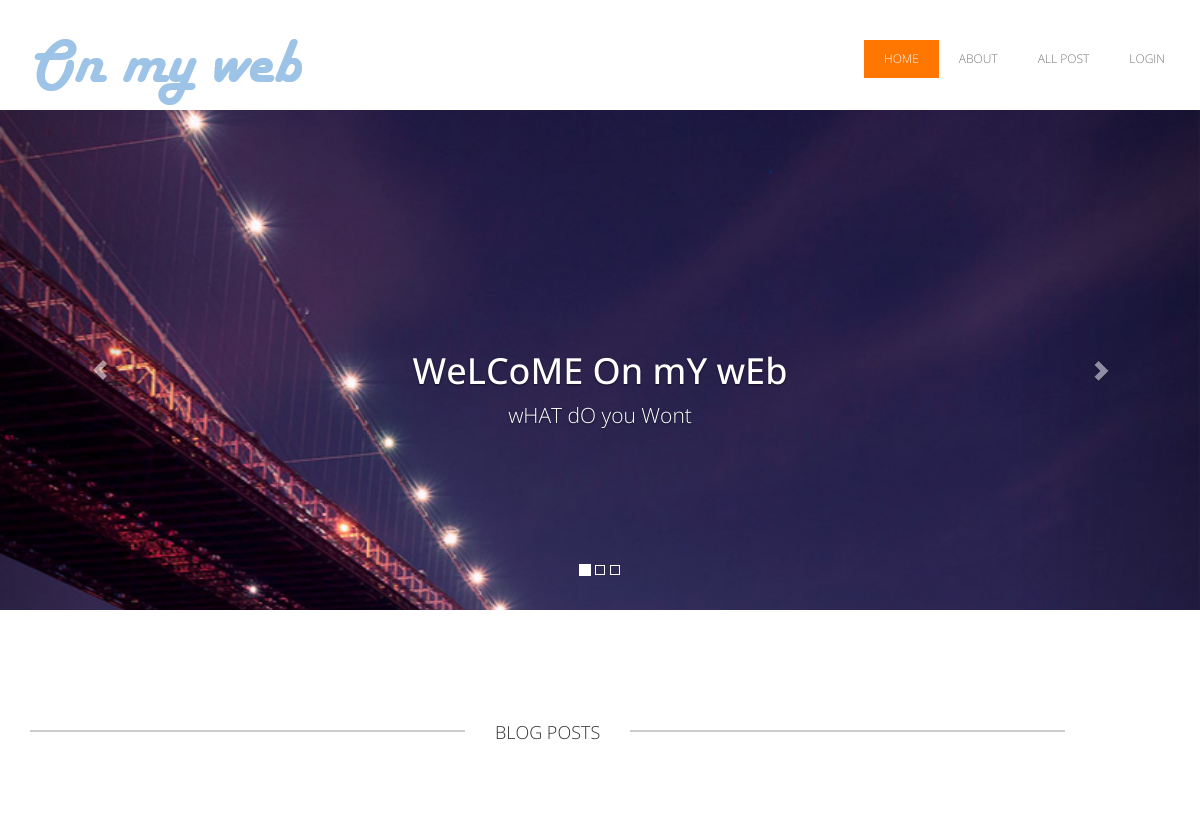
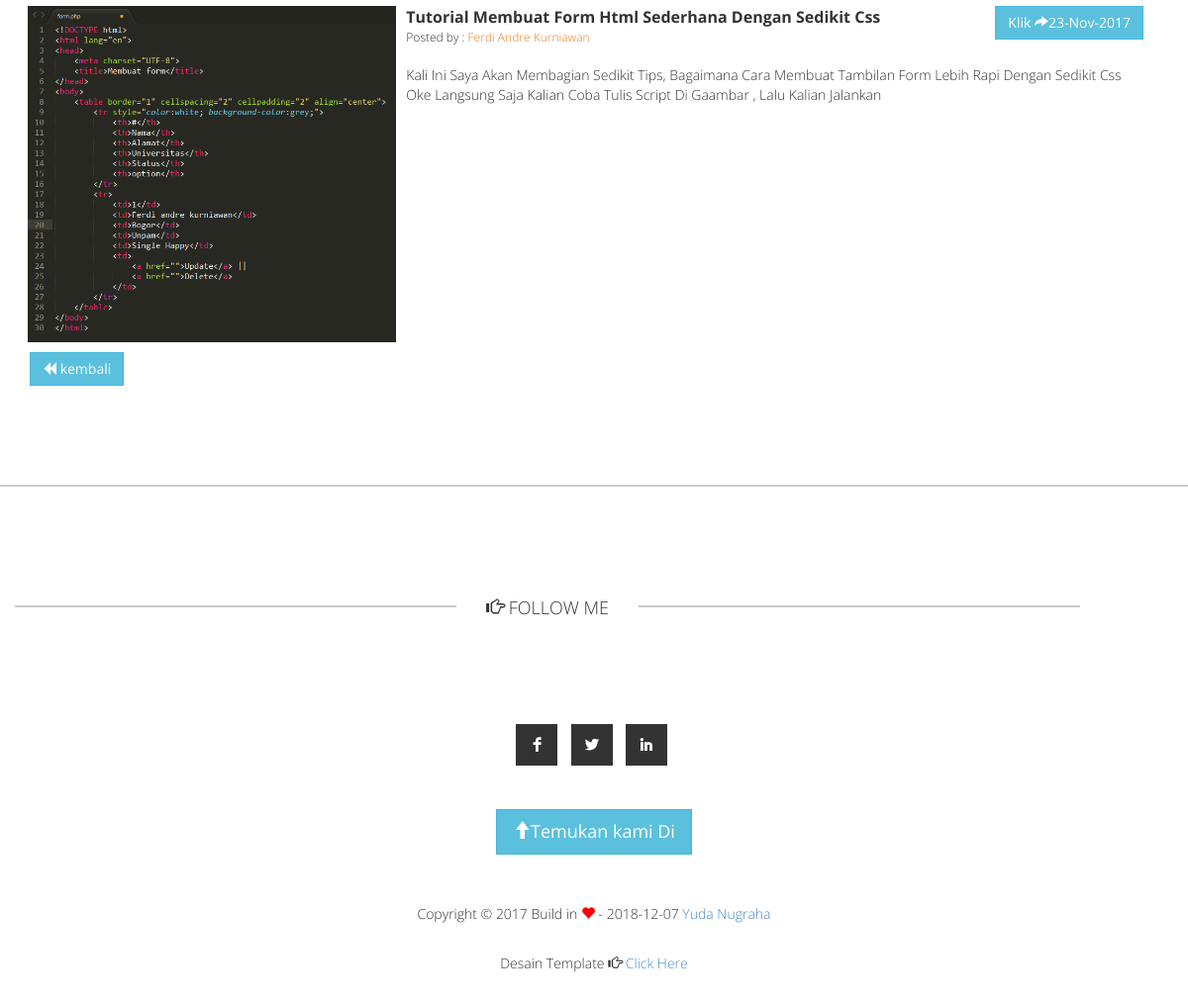
Screenshot of /blog/per_kategori/1 with the database file from the repository (2 pictures, top to bottom).
### tables this page shows
CREATE TABLE `t_artikel` (
  `id_artikel` int(11) NOT NULL,
  `judul` varchar(255) NOT NULL,
  `penulis` varchar(255) NOT NULL,
  `gambar` varchar(255) NOT NULL,
  `status` tinyint(1) NOT NULL,
  `tanggal` date NOT NULL,
  `isi` text NOT NULL,
  `kode_kategori` int(11) NOT NULL
);

### application/libraries/Template.php (called while the page is built, shortened)
<?php
class Template {
	function __construct()
	{
		$this->ci=&get_instance();
	}
	public function blog($template = null, $data = null)
	{
		$data['content']	= $this->ci->load->view($template,$data,TRUE);
		$this->ci->load->view('Home',$data);
	}
}

### application/controllers/blog.php (called while the page is built, shortened)
<?php
class Blog extends CI_Controller {
	public function per_kategori()
	{
		$id 	= $this->uri->segment(3);
		$data 	= $this->m_blog->get_where('kategori',array('kode_kategori'=>$id));
		if($data->num_rows()>0)
		{
			$data = array(
				'data'=> $this->m_blog->get_where('t_artikel',array('kode_kategori'=>$id)),
			);
			$this->template->blog('readmore',$data);
		}else{
			show_404();
		}
	}
}

### index.php (called while the page is built, shortened)
<?php
require_once BASEPATH.'core/CodeIgniter.php';

### application/models/m_blog.php (called while the page is built, shortened)
<?php
class M_blog extends CI_Model {
	public function get_where($table = null, $where = null)
	{
		$this->db->from($table);
		$this->db->where($where);
		return $this->db->get();
	}
}

### application/views/readmore.php (the view, shortened to what this page needs)
<div id="templatemo-blog">
            <div class="container">
                <div class="row">
                    <div class="templatemo-line-header" style="margin-top: 0px;" >
                        <div class="text-center">
                            <hr class="team_hr team_hr_left hr_gray"/><span class="span_blog txt_darkgrey">BLOG POSTS</span>
                            <hr class="team_hr team_hr_right hr_gray" />
                        </div>
                    </div>
                    <br class="clearfix"/>
                </div>
                <?php foreach($data->result() as $key):?>
                <div class="blog_box">
                    <div class=" col-md-12 blog_post">
                        <ul class="list-inline">
                            <li class="col-md-4">
                                <a href="#">
                                    <img class="img-responsive" src="<?php echo base_url();?>gambar/<?php echo $key->gambar;?>" alt="yuda" />
                                </a>
                            </li>
                            <li  class="col-md-8">
                                <div class="pull-left">
                                    <span class="blog_header"><?php echo $key->judul;?></span><br/>
                                    <span>Posted by : <a class="link_orange" href="<?php echo base_url();?>blog/read/<?php echo $key->id_artikel;?>"><span class="txt_orange"><?php echo $key->penulis;?></span></a></span>
                                </div>
                                <div class="pull-right">
                                    <a class="btn btn-info" href="<?php echo base_url();?>blog/read/<?php echo $key->id_artikel;?>" role="button">Klik <i class="glyphicon glyphicon-share-alt"></i><?php echo date('d-M-Y',strtotime($key->tanggal));?></a>
                                </div>
                                <div class="clearfix"> </div>
                                <p class="blog_text">
                                    <?php
                                    $data =
                                    nl2br($key->isi) ;
                                        echo $data;
                                    ?>
                                </p>
                            </li>
                        </ul>
                    </div>
                </div>
                <button type="button" class="btn btn-info" onclick="window.history.go(-1);"><i class="glyphicon glyphicon-backward"></i> kembali</button>
            <?php endforeach;?>
            </div>
        </div>

### assets/css/templatemo_style.css (style rules this page uses)
body, html { overflow-x:hidden; }
body { background-color: #ffffff; font-family: 'Open Sans', Arial, Helvetice Neue, sans-serif; font-size: 12px; font-weight: 300; font-style: normal; -webkit-font-smoothing: antialiased; -webkit-text-size-adjust: 100%; }
h1, h2, h3, h4, h5, h6, span, p { font-family: 'Open Sans', Arial, Helvetice Neue, sans-serif; }
* { -webkit-border-radius: 0 !important; -moz-border-radius: 0 !important; border-radius: 0 !important; }
.team_hr { border: 1px solid #fff; width: 39.5%; float: left; }
.team_hr_left { margin-right: 30px; margin-left: 15px; }
.team_hr_right { margin-left: 30px; }
.hr_gray { border: 1px solid #cccccc; }
.templatemo-line-header { margin-top:100px; margin-bottom:80px; }
.txt_darkgrey { color: #333333; }
.txt_orange { color: #e67e22; }
.templatemo-line-header span { font-size: 18px; float :left; margin-top: 10px; }
.span_blog { margin-bottom: 80px; }
.blog_post { color: #333333; padding: 10px; }
.blog_header { font-weight: bold; font-size: 16px; }
.blog_text { text-align: justify; font-size: 14px; margin-top: 20px; }
.blog_box { margin-left: -12px; }
@media (min-width:991px) and (max-width: 1200px) { .team_hr { width: 37%; } }

### rows the page displays
t_artikel: gambar (picture), judul "Tutorial Membuat Form Html Sederhana Dengan Sedikit Css", penulis "Ferdi Andre Kurniawan", tanggal "23-Nov-2017", isi "Kali Ini Saya Akan Membagian Sedikit Tips, Bagaimana Cara Membuat Tambilan Form Lebih Rapi Dengan Sedikit Css Oke Langsung Saja Kalian Coba Tulis Script Di Gaambar , Lalu Kalian Jalankan"
